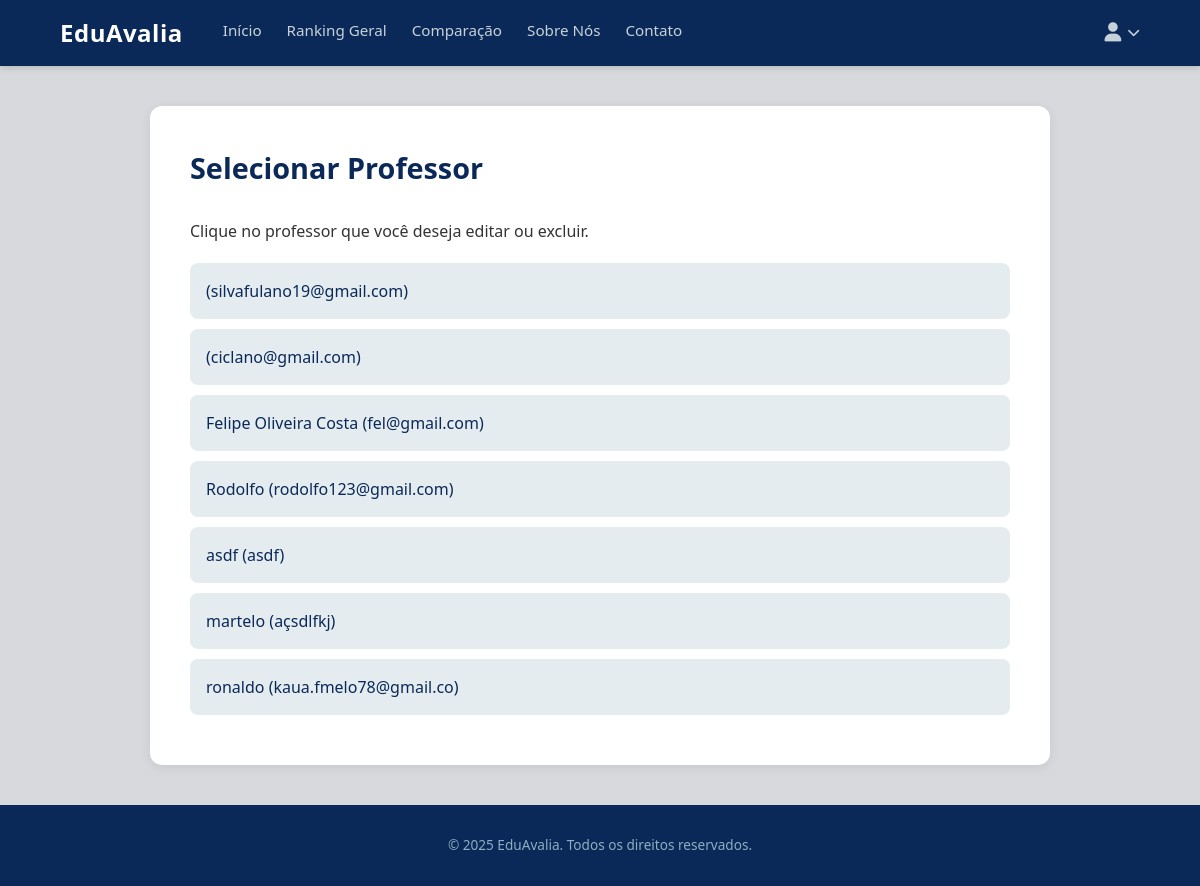
Before: /professores/selecionar/ (signed in) with the older database file.
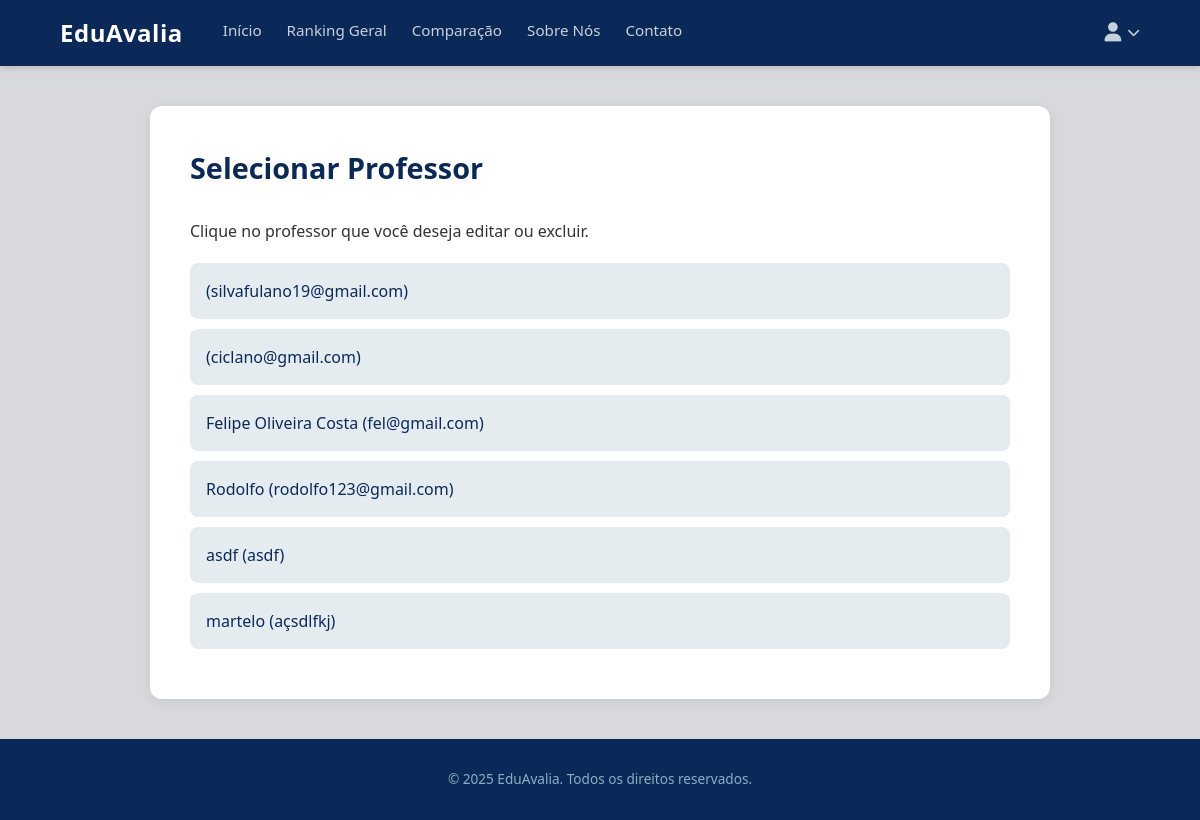
After: the same page with the newer database file.
### avaliacoes/models.py (models this page shows, shortened)
class Professor(models.Model):
    user = models.OneToOneField(CustomUser, on_delete=models.CASCADE, limit_choices_to={'user_type': 'professor'})
    foto = models.ImageField(upload_to='professores_fotos/', blank=True, null=True)

class CustomUser(AbstractUser):
    USER_TYPE_CHOICES = (
        ('aluno', 'Aluno'),
        ('professor', 'Professor'),
        ('admin', 'Administrador'),
    )
    user_type = models.CharField(max_length=20, choices=USER_TYPE_CHOICES, default='aluno')
    cpf = models.CharField(max_length=11, unique=True)
    data_nascimento = models.DateField(null=True, blank=True)

### avaliacoes/views.py (the view)
# urls.py: path('professores/selecionar/', views.selecionar_professor_para_editar, name='selecionar_professor_para_editar'),
@staff_member_required
def selecionar_professor_para_editar(request):
    professores = Professor.objects.all().select_related('user').order_by('user__first_name')
    return render(request, 'avaliacoes/selecionar_professor_para_editar.html', {
        'professores': professores
    })

### avaliacoes/templates/avaliacoes/selecionar_professor_para_editar.html
{% extends 'base.html' %}
{% load static %}
{% block content %}
<main class="admin-container">
    <section class="admin-panel" style="max-width: 900px;">
        <h1>Selecionar Professor</h1>
        <p>Clique no professor que você deseja editar ou excluir.</p>
        <div class="professor-list-container" style="margin-top: 20px;">
            {% for professor in professores %}
            <a href="{% url 'editar_professor' professor.id %}" class="btn" style="
                display: block;
                width: 100%;
                text-align: left;
                margin-bottom: 10px;
                background-color: var(--painel-central);
                color: var(--azul-marinho);
                font-weight: 500;
                padding: 16px;
            ">
                {{ professor.user.get_full_name }} ({{ professor.user.email }})
            </a>
            {% empty %}
            <p>Nenhum professor cadastrado.</p>
            {% endfor %}
        </div>
    </section>
</main>
{% endblock content %}

Changed rows visible on the page:
removed Professor: user.get_full_name "ronaldo", user.email "kaua.fmelo78@gmail.co"
